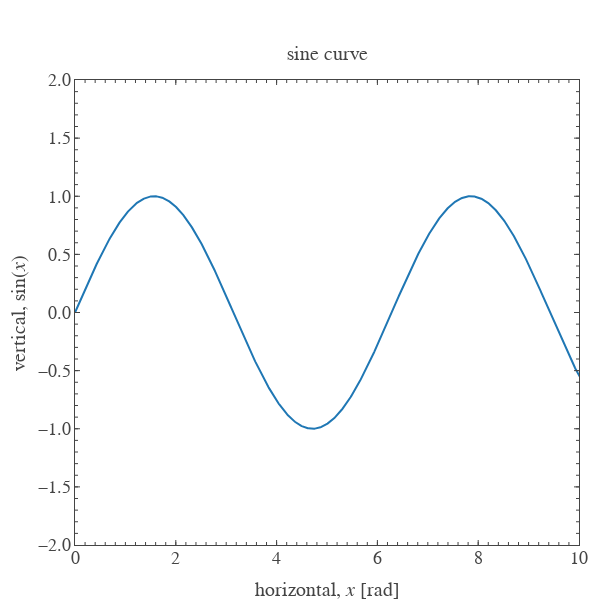

This figure's notebook cell:
### Code cell
plt.show(scatter)

### Figure 1 — Plotly figure (JSON) as saved in the notebook; plotly's stock layout.template omitted (floating-point values rounded to 4 significant figures; data arrays with more than 128 entries replaced by an {"elided": "..."} marker saying what was removed)
{"data": [{"type": "scatter", "uid": "7fdaa9bb-60f0-4347-a9f6-fc561721438d", "x": {"elided": "2000 float values"}, "y": {"elided": "2000 float values"}}, {"type": "scatter", "uid": "0a93b857-1c3a-44a4-a858-b5a1374770cc", "visible": false, "xaxis": "x101", "yaxis": "y101"}, {"type": "scatter", "uid": "a2d6111f-17b4-4dee-a00d-fff468eeb541", "visible": false, "xaxis": "x201", "yaxis": "y201"}], "layout": {"font": {"family": "Arial", "size": 18}, "height": 600, "margin": {"b": 20, "l": 20, "r": 20, "t": 80}, "title": {"font": {"size": 20}, "text": "sine curve", "xanchor": "center", "xref": "paper", "y": 0.9111, "yanchor": "middle", "yref": "container"}, "width": 600, "xaxis": {"anchor": "y", "automargin": true, "dtick": 2, "hoverformat": ".f", "range": [0, 10], "showgrid": false, "showline": false, "showticklabels": true, "tickfont": {"size": 18}, "ticklen": 5, "ticks": "inside", "title": {"font": {"size": 20}, "text": "horizontal, <i>x</i> [rad]"}, "zeroline": false}, "xaxis101": {"anchor": "y", "automargin": true, "dtick": 2, "overlaying": "x", "range": [0, 10], "scaleanchor": "x", "showgrid": false, "showline": false, "showticklabels": false, "side": "top", "ticklen": 5, "ticks": "inside", "zeroline": false}, "xaxis201": {"anchor": "y", "automargin": true, "dtick": 0.2, "mirror": "ticks", "overlaying": "x", "range": [0, 10], "scaleanchor": "x", "showgrid": false, "showline": true, "showticklabels": false, "ticklen": 3, "ticks": "inside", "zeroline": false}, "yaxis": {"anchor": "x", "automargin": true, "dtick": 0.5, "hoverformat": ".f", "range": [-2, 2], "showgrid": false, "showline": false, "showticklabels": true, "tickfont": {"size": 18}, "tickformat": ".1f", "ticklen": 5, "tickprefix": " ", "ticks": "inside", "ticksuffix": " ", "title": {"font": {"size": 20}, "text": "vertical, <i></i>sin<i></i>(<i>x</i>)<i></i>"}, "zeroline": false}, "yaxis101": {"anchor": "x", "automargin": true, "dtick": 0.5, "overlaying": "y", "range": [-2, 2], "scaleanchor": "y", "showgrid": false, "showline": false, "showticklabels": false, "side": "right", "tickformat": ".1f", "ticklen": 5, "ticks": "inside", "zeroline": false}, "yaxis201": {"anchor": "x", "automargin": true, "dtick": 0.1, "mirror": "ticks", "overlaying": "y", "range": [-2, 2], "scaleanchor": "y", "showgrid": false, "showline": true, "showticklabels": false, "tickformat": ".1f", "ticklen": 3, "ticks": "inside", "zeroline": false}}}
